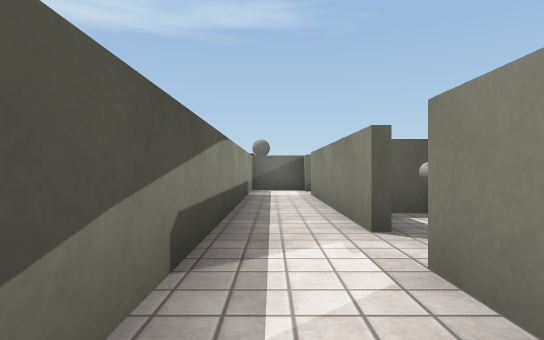
[1] (above)

20 first-person views from a walk through a 3-D level made in the Unity game engine. The camera is 0.31 m above the floor, looks level and sees 80° across. The floor is counted in squares, 0.5 m on a side. Each view is taken from the middle of a square. On the plan, view 1 faces up. The plan holds only what a view shows up to about 10 squares ahead; the rest is blank. The player character is not drawn. Surface patterns are stand-ins for the level's own textures.

[2]
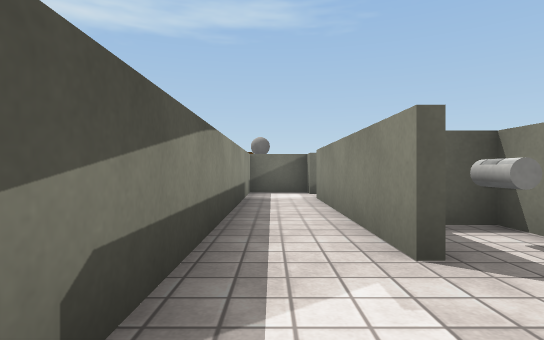

[3]
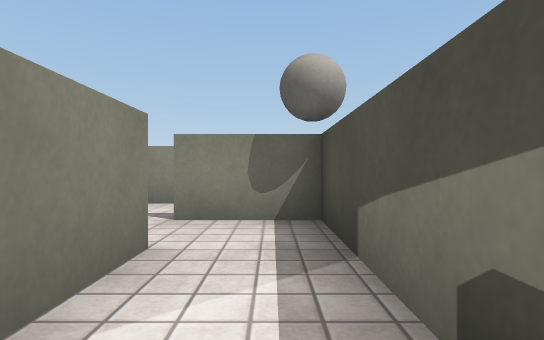

[4]
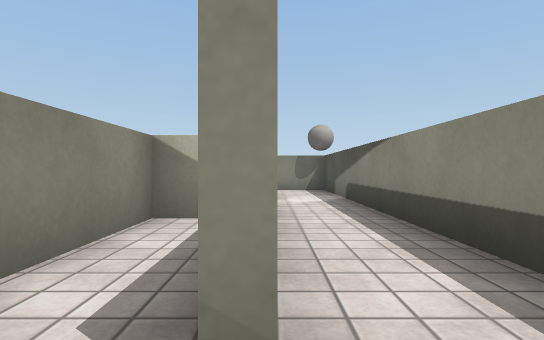

[5]
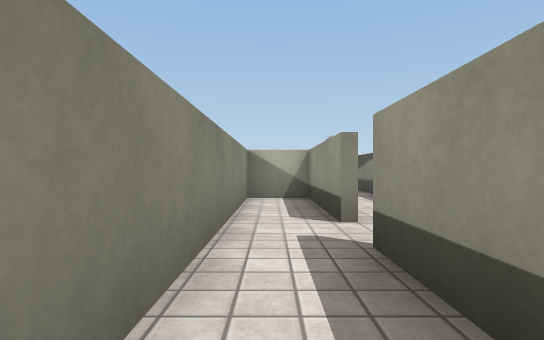

[6]
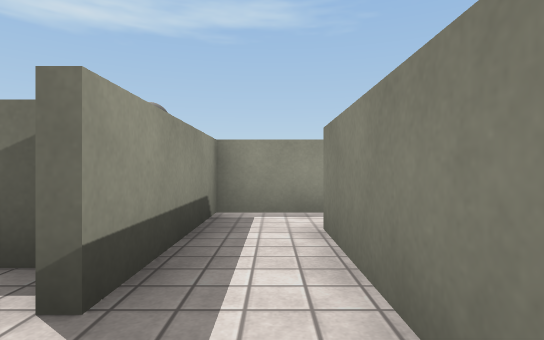

[7]
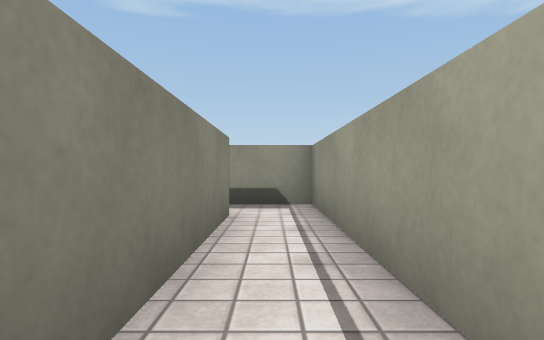

[8]
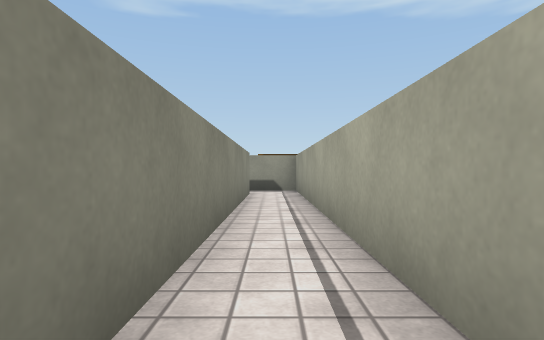

[9]
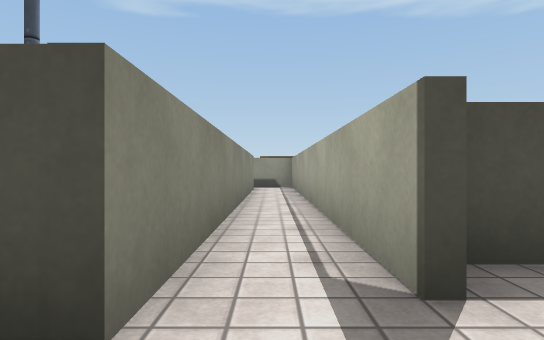

[10]
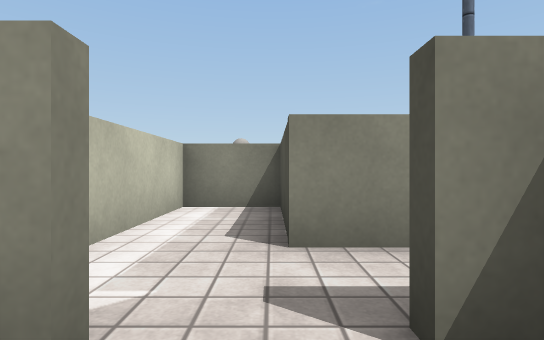

[11]
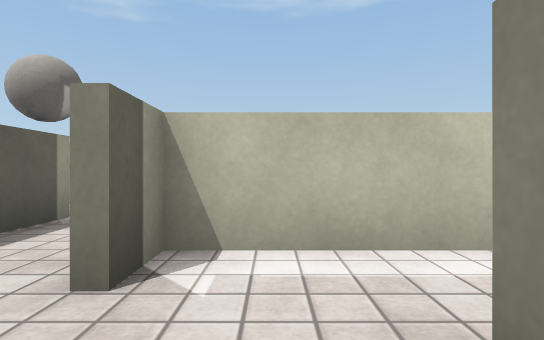

[12]
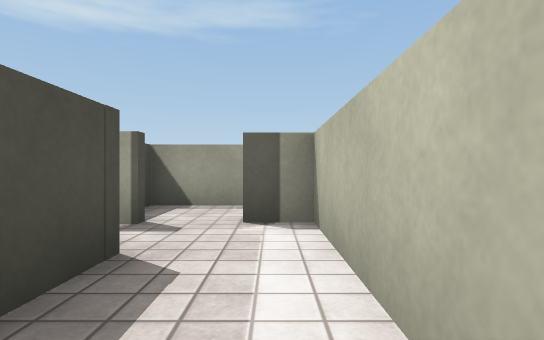

[13]
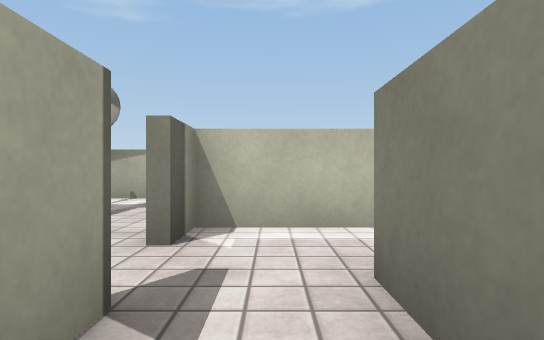

[14]
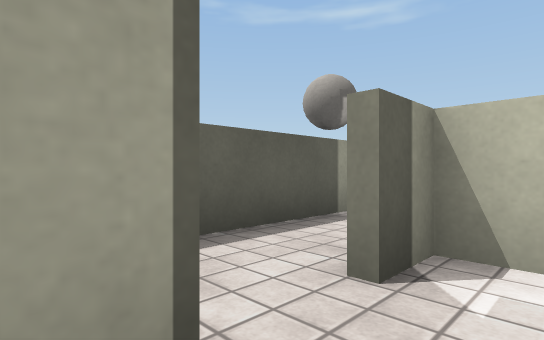

[15]
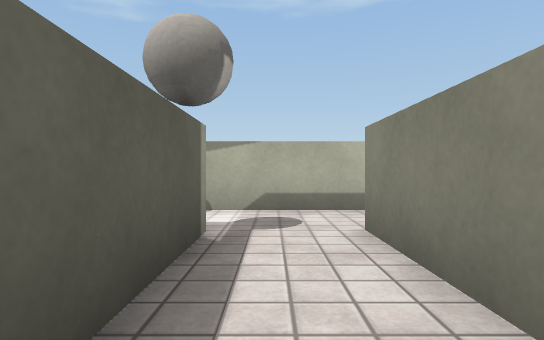

[16]
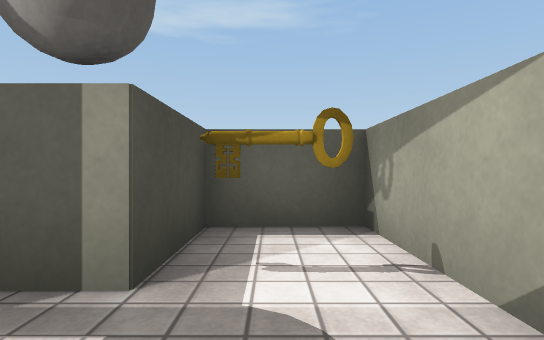

[17]
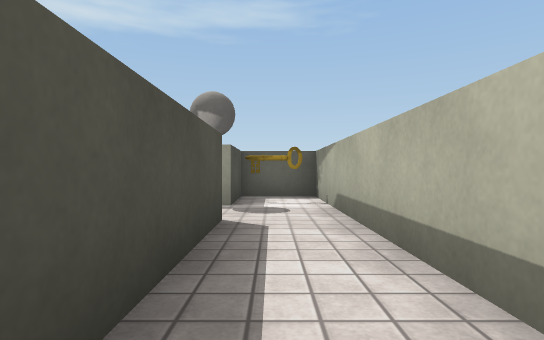

[18]
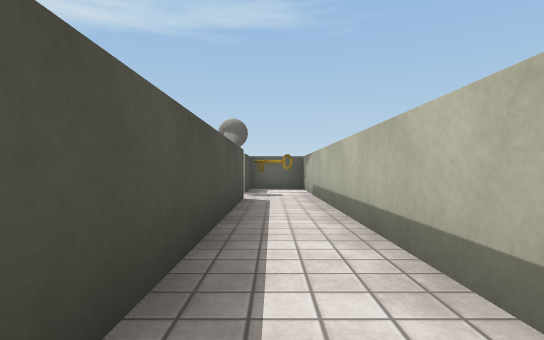

[19]
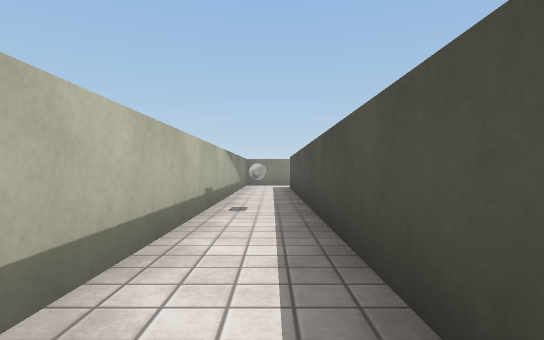

[20]
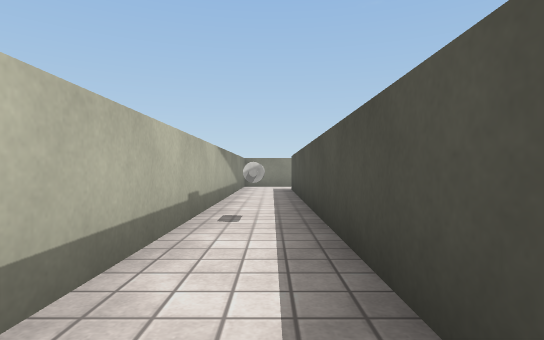

### Floor plan
Points are (right, up) in squares from view 1. A wall is a line through its corners. A room is listed if a view was taken in it or the views show most of it. See-through windows are left out.
Room 1 (views 1, 2, 3, 4)
walls: (1, 3.1) (1, 8.2); (1, 0.4) (1, 2.1); (1, 10.1) (-0.6, 10.1) (-0.6, -1) (1.2, -1)
ways out: opening at (1, 9) to room 3
Room 2 (views 5, 7, 8, 9, 11, 12, 13, 14)
walls: (11.5, 12.7) (1.2, 12.7) (1.2, 11.5); (11.8, 8.6) (13.5, 8.6) (13.5, 12.7) (12.6, 12.7); (2.5, 11.4) (11.9, 11.4) (11.9, 8.9)
ways out: opening at (2, 10.5) to room 3; opening at (12, 13) to room 4
Room 3 (view 6)
walls: (1.2, 8.2) (1.2, 4.9) (2.6, 4.9); (1.2, 11.5) (1.2, 9.4); (2.5, 4) (2.5, 11.4)
ways out: opening at (1, 9) to room 1; opening at (2, 10.5) to room 2
Room 4 (views 10, 15)
walls: (17, 13.5) (17, 16.5) (15.4, 16.5) (15.4, 14.7) (10.9, 14.7) (10.9, 13); (16.6, 15.4) (15.5, 15.4); (12.6, 13) (15.4, 13)
ways out: opening at (12, 13) to room 2; opening at (16, 13) to room 5
Room 5 (views 16, 17, 18, 19, 20)
walls: (17, -0.9) (17, 13.5); (15.4, 13) (15.4, -1)
ways out: opening at (16, 13) to room 4
objects: other object (16, 5)

Where each view was taken, in squares from view 1:
view 1: 0 up, 0 right, facing up
view 2: 1 up, 0 right, facing up
view 3: 3 up, 0 right, facing down
view 4: 9 up, 1 right, facing down
view 5: 12 up, 2 right, facing down
view 6: 8 up, 2 right, facing up
view 7: 12 up, 7 right, facing left
view 8: 12 up, 11 right, facing left
view 9: 12 up, 13 right, facing left
view 10: 14 up, 12 right, facing down
view 11: 12 up, 11 right, facing right
view 12: 9 up, 13 right, facing up
view 13: 12 up, 10 right, facing right
view 14: 12 up, 11 right, facing up-right
view 15: 14 up, 12 right, facing right
view 16: 13 up, 16 right, facing up
view 17: 9 up, 16 right, facing up
view 18: 6 up, 16 right, facing up
view 19: 10 up, 16 right, facing down
view 20: 9 up, 16 right, facing down
